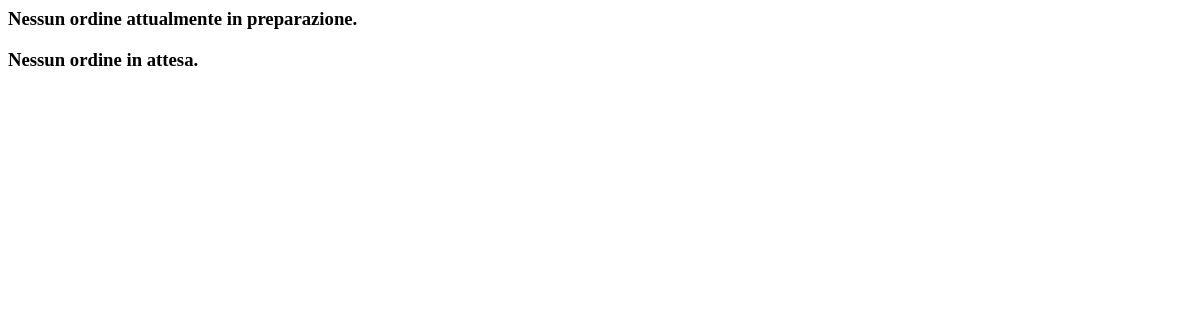
The app's page /cucina/contenutoCucina (signed in), older data.
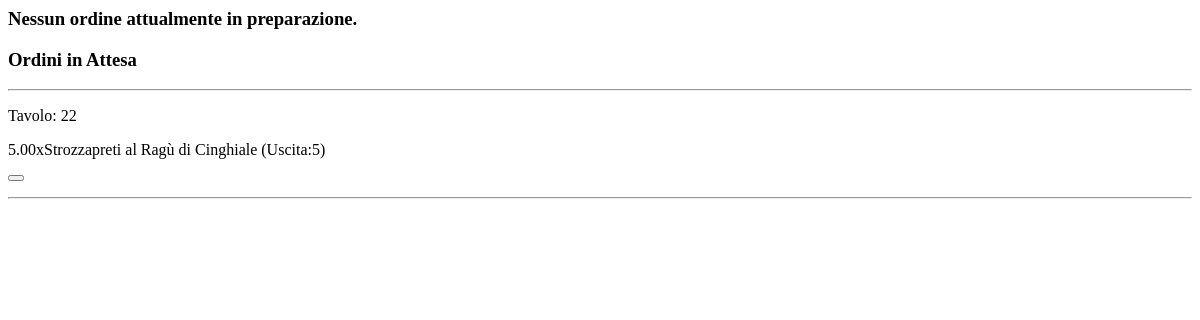
The same page, newer data.
### gestioneSala/models.py (models this page shows)
class ComponenteOrdine(models.Model):
    idOrdine = models.ForeignKey(Ordine, on_delete=CASCADE)
    idPiatto = models.ForeignKey(Piatto, on_delete=CASCADE)
    quantita = models.DecimalField(max_digits = 5, decimal_places = 2, validators=[MinValueValidator(0)])
    uscita = models.IntegerField(validators=[MinValueValidator(0)])
    variazioni = models.CharField(max_length=100, blank=True)
    stato = models.ForeignKey(Stato, on_delete=CASCADE)
    priorita = models.IntegerField(default=0, validators=[MinValueValidator(0)])
    class Meta:
        verbose_name = 'ComponenteOrdine'
        verbose_name_plural = 'ComponentiOrdini'

class Ordine(models.Model):
    idTavolo = models.ForeignKey(Tavolo, on_delete=CASCADE)
    uscitaAttuale = models.IntegerField(validators=[MinValueValidator(0)])
    orario = models.TimeField()
    class Meta:
        verbose_name = 'Ordine'
        verbose_name_plural = 'Ordini'

class Tavolo(models.Model):
    nome = models.CharField(max_length=50)
    idSala = models.ForeignKey(Sala, on_delete=CASCADE)
    inGestione = models.BooleanField(default=False)
    def __str__(self):
        return self.nome
    class Meta:
        verbose_name = 'Tavolo'
        verbose_name_plural = 'Tavoli'

### gestioneMenu/models.py (models this page shows)
class Piatto(models.Model):
    nome = models.CharField(max_length=200)
    idCategoria = ForeignKey(Categoria, on_delete=CASCADE)
    tempoPreparazione = models.DecimalField(max_digits=15,decimal_places=2,validators=[MinValueValidator(0)])
    tempoCottura = models.DecimalField(max_digits=15,decimal_places=2,validators=[MinValueValidator(0)])
    def __str__(self):
        return self.nome
    class Meta:
        verbose_name = 'Piatto'
        verbose_name_plural = 'Piatti'

### gestioneCucina/views.py (the view)
# urls.py: path('contenutoCucina', views.contenutoCucina, name='contenutoCucina'),
@login_required
def contenutoCucina(request):
    ordini = Ordine.objects.all().order_by('orario')
    componentiInAttesa = []
    componentiInPreparazione = []
    ordiniInPreparazione = []
    if ordini.count() > 0:
        orarioPrimoOrdine = datetime.strptime(str(ordini.first().orario), '%H:%M:%S.%f')
        componentiInAttesa = ComponenteOrdine.objects.filter(stato = Stato.objects.get(id = 1))
        componentiInPreparazione = ComponenteOrdine.objects.filter(stato = Stato.objects.get(id = 2))
        for componente in componentiInAttesa:
            orarioOrdine = datetime.strptime(str(ordini.get(id = componente.idOrdine.id).orario), '%H:%M:%S.%f')
            componente.priorita = (1 + (orarioPrimoOrdine - orarioOrdine).total_seconds() ) * componente.uscita
        componentiInAttesa.order_by('priorita')
    for componente in componentiInPreparazione:
        if(not ordiniInPreparazione.__contains__(componente.idOrdine) ):
            ordiniInPreparazione.append(componente.idOrdine)
    return render(request, 'contenutoCucina.html', {'ordiniinpreparazione':ordiniInPreparazione, 'componentiinpreparazione':componentiInPreparazione, 'componentiinattesa':componentiInAttesa})

### gestioneCucina/templates/contenutoCucina.html (shortened to what this page needs)
<div class="row">
    <div class="col-sm-11 col-md-8 ordiniPreparazione">
        {% if ordiniinpreparazione %}
        <h3>Ordini in preparazione</h3>
        {% for ordine in ordiniinpreparazione %}
        <div class="col-sm-11 col-md-3 ordine">
            <p>Tavolo: {{ordine.idTavolo}}</p>
            <hr>
            {% for componente in componentiinpreparazione %}
            <div class="row">
                <p class="col-10">{{componente.quantita}} x {{componente.idPiatto}} (Uscita: {{componente.uscita}})</p>
                <form hx-post="{% url 'componenteServito' %}" hx-target="#divNotifica" class="col-2">
                    <input type="hidden" value="{{componente.id}}" name="idComponente">
                    {% csrf_token %}
                    <button type="submit" class="buttonSubmit"><i class="fas fa-share"></i></button>
                </form>
                {% if componente.variazioni %}
                <p class="col-10">Variazioni: {{componente.variazioni}}</p>
                {% endif %}
            </div>
            <hr>
            {% endfor %}
        </div>
        {% endfor %}
        {% else %}
        <div class="centrato">
            <h3>Nessun ordine attualmente in preparazione.</h3>
        </div>
        {%endif%}
    </div>
    <div class="col-sm-12 col-md-3 ordiniAttesa">
        {% if componentiinattesa %}
        <h3>Ordini in Attesa</h3>
        {% for componente in componentiinattesa %}
            <hr>
            <div class="row">
                <p class="col-10">Tavolo: {{componente.idOrdine.idTavolo}}</p>
                <p class="col-10">{{componente.quantita}}x{{componente.idPiatto}} (Uscita:{{componente.uscita}})</p>
                <form hx-post="{% url 'inizioPreparazioneComponente' %}" hx-target="#divNotifica" class="col-2">
                    <button type="submit" class="buttonSubmit"></button>
                </form>
            </div>
            <hr>
        {% endfor %}
        {% else %}
        <div class="centrato">
            <h3>Nessun ordine in attesa.</h3>
        </div>
        {% endif %}
    </div>
</div>

Row changes from the older to the newer data that the page shows:
added ComponenteOrdine: idOrdine.idTavolo "22", quantita "5.00", idPiatto "Strozzapreti al Ragù di Cinghiale", uscita "5"
Text that changed along with them:
text no longer shown: "Nessun ordine in attesa."
text now shown: "Ordini in Attesa"
